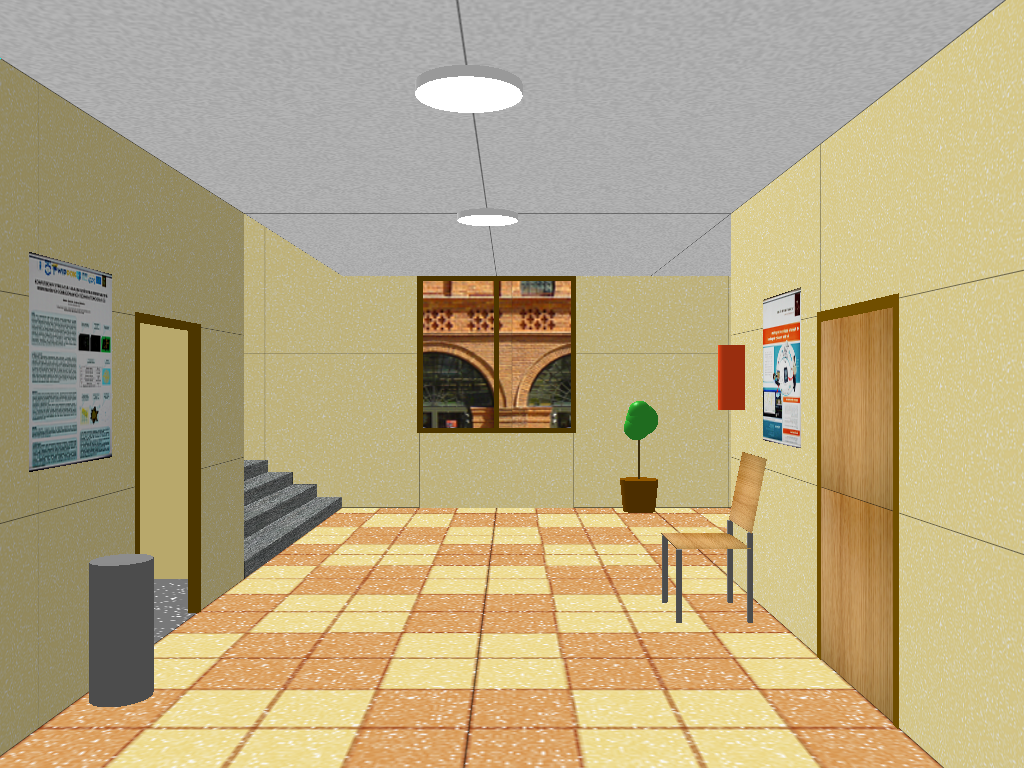
#> input picture test_z_plus_rotation/left_0000.bmp, 1024 x 768 px; its folder holds 4 pictures in this run
$ jupyter execute --allow-errors Visual_Odometry.ipynb   (shell and % lines are left out)   (older library calls are emulated)
#> lines starting #> are read from the running program, lines starting #| are printed output that depends on the picture; after the words box and inside, x2 and y2 are one past the last pixel; in counts of white or black regions, pixels touching at a corner belong together; long printed decimals are rounded
# Visual odometry using monocular vision

The purpose of this project is to determine the displacement of the camera based on the series of frames it captures.

[cell 1]
import cv2
import numpy as np
import os
import math
from matplotlib import pyplot as plt

[cell 2]
# Set figure width to 12 and height to 9
plt.rcParams["figure.figsize"] = (12, 9)

[cell 3]
directory = "test_z_plus_rotation"
frame_names = [name for name in os.listdir("{}".format(directory)) if name.endswith(".bmp")]

## Features detection and matching

The first stage of this algorythm is to find key points and corresponding descriptors for each frame. This was achieved using the ORB (Oriented FAST and Rotated BRIEF) algorythm. Haveing key points and descriptors we are able to match corresponding points between frames. FLANN Based Matcher (Fast Library for Approximate Nearest Neighbors) was used for this purpose. The knn match was used with k = 2 in order to be able to apply the Lowe's ratio test. Having matched descriptors we can find the coordinates of the corresponding points, what will be used for displacement calculation.

[cell 4]
orb = cv2.ORB_create()
FLANN_INDEX_LSH = 6
index_params= dict(algorithm = FLANN_INDEX_LSH,
                   table_number = 6, # 12
                   key_size = 12,     # 20
                   multi_probe_level = 1) #2
search_params = dict(checks=50)
flann_matcher = cv2.FlannBasedMatcher(index_params, search_params)
ref_point = np.zeros((3,1), dtype=np.float)
K = np.zeros((3,3), dtype=float)
K[0,0] = 843
K[1,1] = 843
K[2,2] = 1
K[0,2] = 512
K[1,2] = 384
print(K)
angle_x, angle_y, angle_z = 0, 0, 0

[cell 5]
frame = cv2.imread('{}/{}'.format(directory, frame_names[0]), 1)
#> frame is the input picture: shape (768, 1024, 3); mean B, G, R 130.6, 168.3, 183.9
kp1, des1 = orb.detectAndCompute(frame, None)
#> kp1 = 500 keypoints; strongest (x, y, size): (764, 415, 31), (780, 417, 31), (796, 313, 37.2), (772, 412, 31)
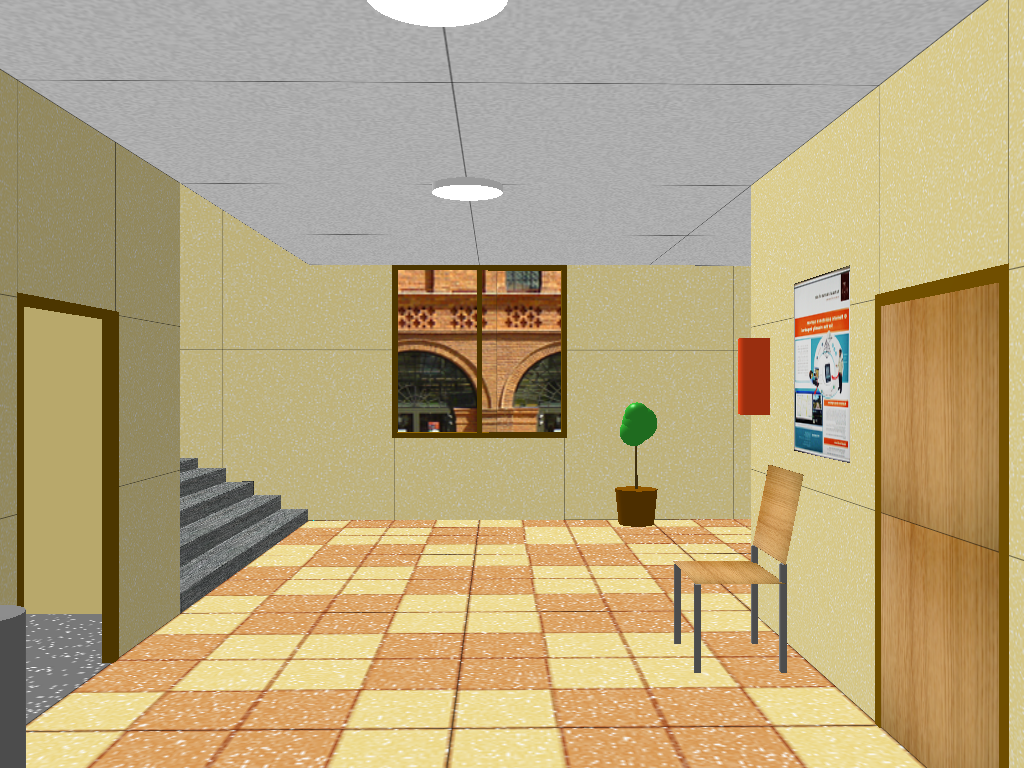
#> input picture test_z_plus_rotation/left_0001.bmp, 1024 x 768 px
#> further down, next_frame is the input picture: shape (768, 1024, 3); mean B, G, R 126.9, 166, 183.7
#> `kp2, des2 = orb.detectAndCompute(next_frame, None)`: kp2 = 500 keypoints; strongest (x, y, size): (848, 297, 31), (843, 297, 53.6), (841, 299, 31), (796, 420, 37.2)
#> `matches = flann_matcher.knnMatch(des1, des2, k=2)`: matches = 500 matches

## Lowe's ratio

As mentioned above, the Lowe's ratio test is applied in order to find only good matches. The match is considered a good match, if the difference in distance for the 2 of the matched descriptors, for the tested descriptor, is big enough (in this case distance1 < 0.7 * distance2), where distance means the distance between descriptors. The lower, the better it is.

[cell 6]
def filter_matches(matches):
    good_matches = []
    for match in matches:
        if len(match) == 2:
            if match[0].distance < 0.7 * match[1].distance:
                good_matches.append(match[0])
        elif len(match) == 1:
            good_matches.append(match[0])
    return good_matches

## Matches coordinates

Having matches we can create two sets of corresponding points coordinates. The coresponding points are under the same indices.

[cell 7]
def extract_coordinates(matches):
    first_set = []
    second_set = []
    for match in good_matches:
        first_set += [kp1[match.queryIdx].pt]
        second_set += [kp2[match.trainIdx].pt]

    first_set = np.array(first_set, dtype=np.float32)
    second_set = np.array(second_set, dtype=np.float32)
    return first_set, second_set

[cell 8]
def draw_matches(first_set, second_set, frame):
    for p1, p2 in zip(first_set, second_set):
        cv2.arrowedLine(frame, (int(p1[0]), int(p1[1])), (int(p2[0]), int(p2[1])), (255, 0, 0), 2)
    plt.imshow(frame)
    plt.show()

## Euler angles

Having a 3x3 rotation matrix, obtained from the *recoverPose()* function, we can calculate 3 elementary Euler angles, sometimes referred to as yaw/pitch/roll. There are a few ways to accomplish it and all of them are valid. But the approach used here is based on the one presented in: http://nghiaho.com/?page_id=846.

[cell 9]
def calculate_euler_angles(rotation_matrix):
    x_angle = math.atan2(R[2,1] , R[2,2])
    y_angle = math.atan2(-R[2,0], math.sqrt(R[2,1] ** 2 +  R[2,2] ** 2))
    z_angle = math.atan2(R[1,0], R[0,0])
    return x_angle, y_angle, z_angle

## Displacement

Having two sets of corresponding points coordinates, we can find the rotation and translation of the camera. The first step is to find essential matrix, this is done by the function *findEssentialMatrix()*. It is a 3x3 matrix containing the information about the translation and rotation. It is calculated using *D. Nisters'* algorythm, that is described in the article *"An efficient solution to the five-point relative pose problem"*. In the above algorythm the calssification to inliers and outliers is done by the *RANSAC (Random sampe consensus)* algorythm. The idea is to choose from the set of points a random subset and to fit a linear model to this subset. This proces is repeated several times. Finally the model with the smallest error is chosen, based on the assumption that the linear correlation is bigger for the inliers than for the random points. The effectiveness of this algorythm, depends on the ratio of inliers to outliers, due to the fact that the points are selected randomly from the whole set of points. We cannot be sure that the chosen set contains only inliers, so the bigger the ratio between inliers and outliers, the better the result of this algorythm.
The next step is to pass previously calculated essential matrix to the function *recoverPose()*. This function uses the *SVD (Singular Value Decomposition)* decomposition to find all 4 possible pairs of the translation and rotation matrix, that are [$R_{1}$, t], [$R_{1}$, -t], [$R_{2}$, t], [$R_{2}$, -t]. Having all 4 pairs, points correspondances and using the *cheirality check* (that basically means that the triangulated 3D points should have positive depth), the function chooses the right pair from 4 avalable. After this step we are able to determine the translation and rotation of the camera.

#> (a cell that did not finish here is left out)

#> after the loop in filter_matches, `for match in matches:`: good_matches = 119 matches

    first_set, second_set = extract_coordinates(good_matches)
#> the loop in extract_coordinates, `for match in good_matches:` made 119 passes
#> (first_set, second_set) on passes 1 to 4: ([(780, 417)], [(820.8, 423.4)]), ([(780, 417), (570, 296)], [(820.8, 423.4), (559.2, 292.8)]), ([(780, 417), (570, 296), (680, 622)], [(820.8, 423.4), (559.2, 292.8), (698.4, 671)]), ([(780, 417), (570, 296), (680, 622), (777, 384)], [(820.8, 423.4), (559.2, 292.8), (698.4, 671), (815, 383)])
#> first_set on pass 5: [(780, 417), (570, 296), (680, 622), (777, 384), (798, 401)]
#> after the loop in extract_coordinates, `for match in good_matches:`: first_set = 119 pairs, first value 184.1 to 798.3, second value 277.7 to 622; second_set = 119 pairs, first value 98.54 to 846.7, second value 265.2 to 671

    draw_matches(first_set, second_set, frame)
#> the loop in draw_matches, `for p1, p2 in zip(first_set, second_set):` made 119 passes
#> (p1, p2) on passes 1 to 12: ([780, 417], [820.8, 423.4]), ([570, 296], [559.2, 292.8]), ([680, 622], [698.4, 671]), ([777, 384], [815, 383]), ([798, 401], [846, 405.6]), ([795, 315], [841.2, 298.8]), ([772, 412], [808.8, 417.6]), ([555, 414], [541, 415]), ([667, 600], [678.2, 640.8]), ([780, 423], [820.8, 432]), ([794, 390], [839.5, 388.8]), ([501, 297], [484.8, 292.8])
#> after the loop in draw_matches, `for p1, p2 in zip(first_set, second_set):`:
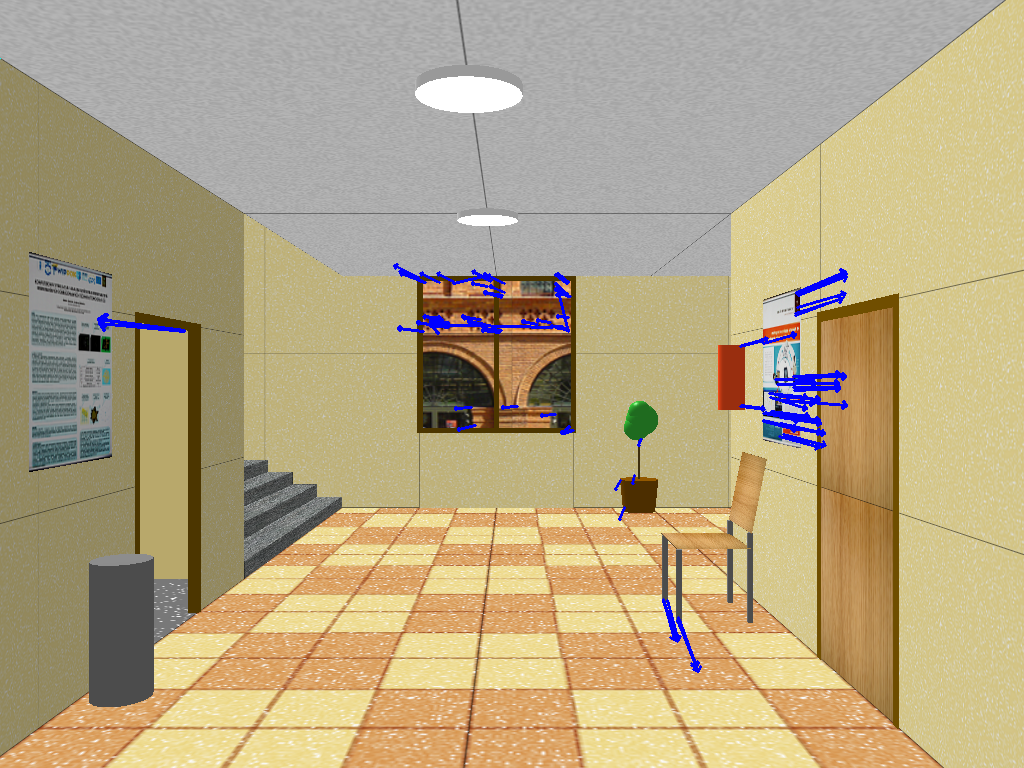
#> frame: shape (768, 1024, 3); 0.94% of pixels changed, all inside (x1, y1, x2, y2) = (97, 263, 848, 673)
#> `essential_matrix, mask = cv2.findEssentialMat(first_set, second_set, 3..`: essential_matrix = [[0.00115, -0.707, 0.00732], [0.706, 0.000943, -0.0364], [-0.00976, 0.0121, 0.000377]]; mask = 119 values, max 1 at index 0, min 0 at index 10, mean 0.765
#> `points, R, t, mask = cv2.recoverPose(essential_matrix, first_set, seco..`: points = 90; R = [[0.999, 0.00128, -0.0344], [-0.00116, 1, 0.00343], [0.0344, -0.00339, 0.999]]; t = [-0.0172, -0.0138, -1]; mask = 119 values, max 1 at index 0, min 0 at index 7, mean 0.756

    if first_set.shape[0] >= 5:

        essential_matrix, mask = cv2.findEssentialMat(first_set, second_set, 389.0, (512.0, 384.0), cv2.RANSAC, 0.999, 1.0)
        # [10 lines of commented-out code are left out]

        points, R, t, mask = cv2.recoverPose(essential_matrix, first_set, second_set, focal=389.0, pp=(512.0, 384.0), mask=mask)

        x, y, z = calculate_euler_angles(R)
#> in calculate_euler_angles, `x_angle = math.atan2(R[2,1] , R[2,2])`: x_angle = -0.00339
#> in calculate_euler_angles, `y_angle = math.atan2(-R[2,0], math.sqrt(R[2,1] ** 2 +  R[2,2] ** 2))`: y_angle = -0.0344
#> in calculate_euler_angles, `z_angle = math.atan2(R[1,0], R[0,0])`: z_angle = -0.00116
#> `x, y, z = calculate_euler_angles(R)`: x = -0.00339; y = -0.0344; z = -0.00116
#> `angle_x += x`: angle_x = -0.00339
#> `angle_y += y`: angle_y = -0.0344
#> `angle_z += z`: angle_z = -0.00116
#| -0.003391 -0.03438 -0.001159
#> `ref_point = np.matmul(R, ref_point) + t`: ref_point = [-0.0172, -0.0138, -1]
        angle_x += x
        angle_y += y
        angle_z += z
        print(x, y, z)

        #first_set_copy = np.array([x for i, x in enumerate(first_set) if mask[i] == 1])
        #second_set_copy = np.array([x for i, x in enumerate(second_set) if mask[i] == 1])
        #draw_matches(first_set_copy, second_set_copy, frame_copy2)

        ref_point = np.matmul(R, ref_point) + t
    else:
        print("Not enough corresponding features found")

    kp1 = kp2.copy()
    des1 = des2.copy()

    frame = next_frame.copy()

[cell 11]
print(ref_point)
#| [[-0.01716]
#|  [-0.01379]
#|  [-0.9998]]

[cell 12]
print(angle_x, angle_y, angle_z)
#| -0.003391 -0.03438 -0.001159
